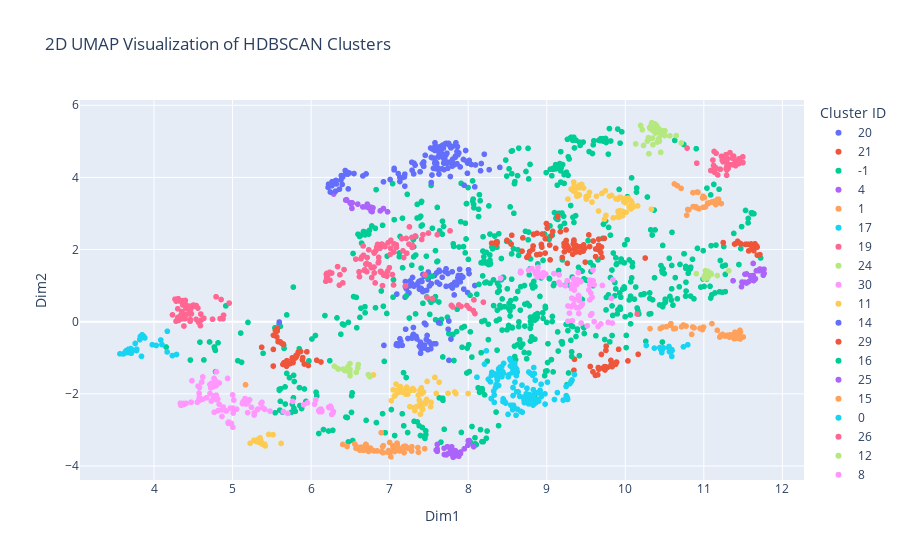
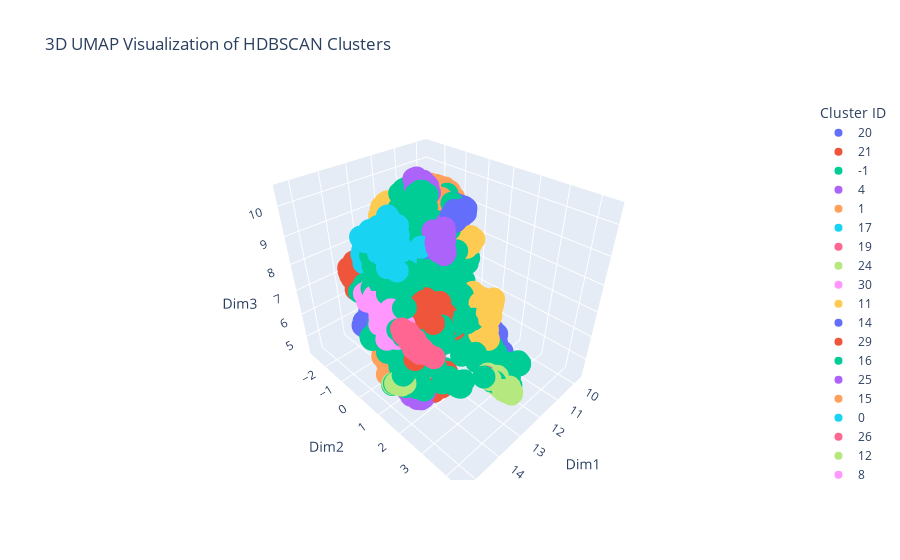

Notebook code for these charts, in order:
### Code cell
# 2D Visualization
fig_2d = px.scatter(df_2d, x='Dim1', y='Dim2', color='Cluster', hover_data=['Product Name'],
                    title="2D UMAP Visualization of HDBSCAN Clusters",
                    labels={"Cluster": "Cluster ID"})
fig_2d.show()

# 3D Visualization
fig_3d = px.scatter_3d(df_3d, x='Dim1', y='Dim2', z='Dim3', color='Cluster', hover_data=['Product Name'],
                       title="3D UMAP Visualization of HDBSCAN Clusters",
                       labels={"Cluster": "Cluster ID"})
fig_3d.show()
